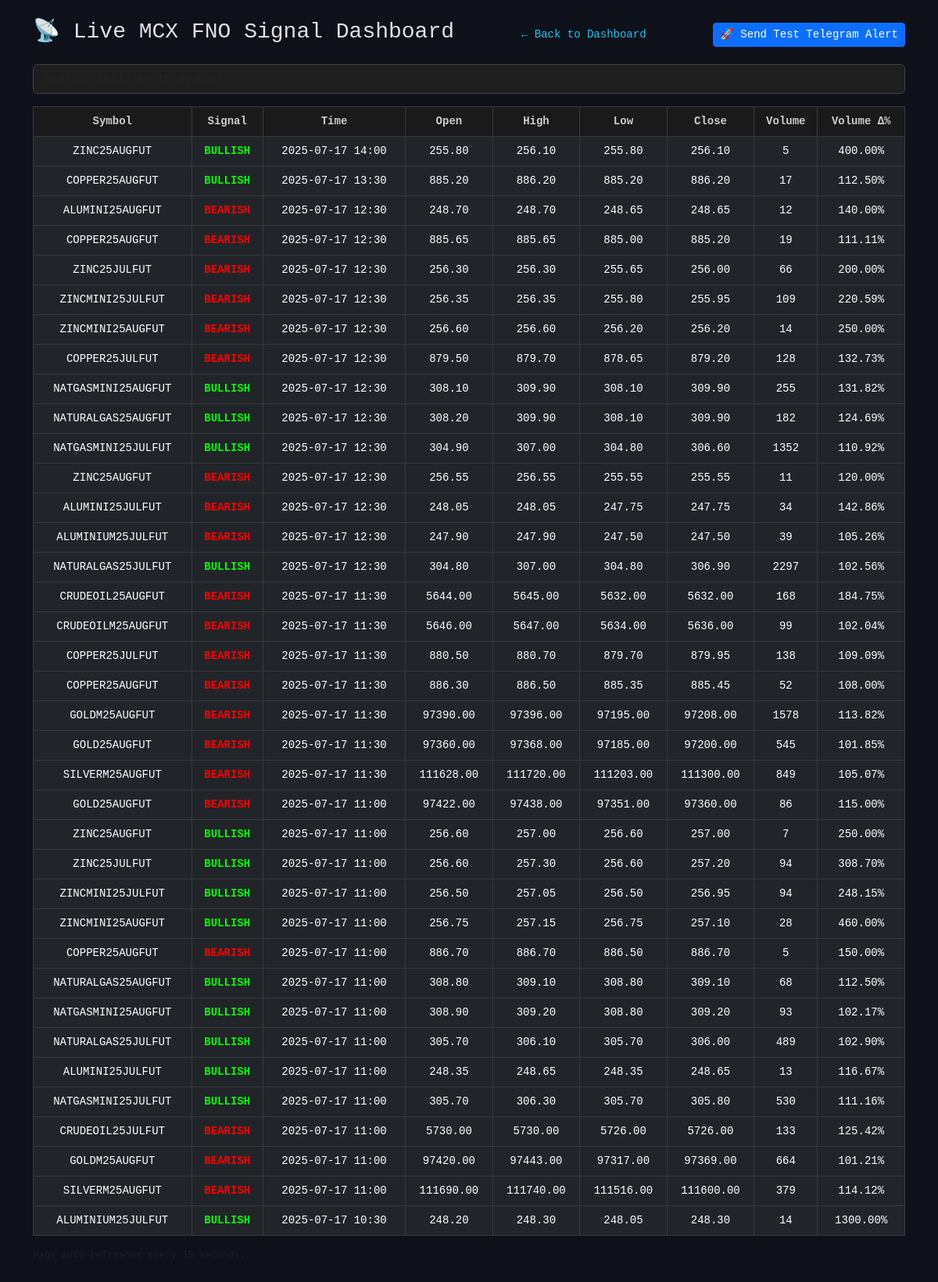
The app's page /signals with its own data.
### tables this page shows
CREATE TABLE signals (
    id INTEGER PRIMARY KEY AUTOINCREMENT,
    symbol TEXT,
    signal_type TEXT,
    signal_time TEXT,
    open REAL,
    high REAL,
    low REAL,
    close REAL,
    volume REAL,
    volume_delta REAL
);

### app_vpa.py (the view)
@app.route("/signals")
def view_signals():
    conn = sqlite3.connect('signals.db')
    conn.row_factory = sqlite3.Row
    cursor = conn.cursor()
    today = datetime.now().strftime("%Y-%m-%d")
    cursor.execute("""
        SELECT * FROM signals
        WHERE DATE(signal_time) = ?
        ORDER BY signal_time DESC
    """, (today,))
    rows = cursor.fetchall()
    conn.close()
    return render_template("signals.html", signals=rows)

### app_vpa.py (called while the page is built)
@app.before_request
def extend_session():
    session.permanent = True

### templates/signals.html (shortened to what this page needs)
<!DOCTYPE html>
<html lang="en">
<head>
    <link href="https://cdn.jsdelivr.net/npm/bootstrap@5.3.0/dist/css/bootstrap.min.css" rel="stylesheet">
</head>
<body>
    <div class="container py-4">
        <div class="d-flex justify-content-between align-items-center mb-3">
            <h3>📡 Live MCX FNO Signal Dashboard</h3>
            <a href="/" class="back-link">← Back to Dashboard</a>
            <div class="col-auto d-flex align-items-end">
                <button id="testTelegramBtn" class="btn btn-sm btn-primary">🚀 Send Test Telegram Alert</button>
            </div>
        </div>
        <input type="text" id="searchInput" class="form-control mb-3" placeholder="Search instrument symbol...">
        <table class="table table-dark table-bordered table-hover" id="signalsTable">
            <thead>
                <tr>
                    <th>Symbol</th>
                    <th>Signal</th>
                    <th>Time</th>
                    <th>Open</th>
                    <th>High</th>
                    <th>Low</th>
                    <th>Close</th>
                    <th>Volume</th>
                    <th>Volume Δ%</th>
                </tr>
            </thead>
            <tbody>
                {% if signals %}
                {% for row in signals %}
                <tr>
                    <td>{{ row.symbol }}</td>
                    <td>
                        <strong style="color: {{ 'lime' if row.signal_type == 'BULLISH' else 'red' }}">
                            {{ row.signal_type }}
                        </strong>
                    </td>
                    <td>{{ row.signal_time[:16] }}</td>
                    <td>{{ "%.2f"|format(row.open) }}</td>
                    <td>{{ "%.2f"|format(row.high) }}</td>
                    <td>{{ "%.2f"|format(row.low) }}</td>
                    <td>{{ "%.2f"|format(row.close) }}</td>
                    <td>{{ "%.0f"|format(row.volume) }}</td>
                    <td>{{ "%.2f"|format(row.volume_delta) }}%</td>
                </tr>
                {% endfor %}
                {% else %}
                <tr>
                    <td colspan="9" class="text-center">No signals available for today.</td>
                </tr>
                {% endif %}
            </tbody>
        </table>
        <p class="text-muted small mt-3">Page auto-refreshes every 15 seconds.</p>
    </div>
</body>
</html>

### templates/signals.html (style rules this page uses)
body { font-family: 'Roboto Mono', monospace; font-size: 14px; background-color: #0f111a; color: #e0e0e0; }
.table-dark th, .table-dark td { vertical-align: middle; text-align: center; }
.table th, .table td { vertical-align: middle; text-align: center; font-size: 14px; }
.table thead th { position: sticky; top: 0; z-index: 2; background-color: #1a1a1a; color: #ccc; }
input.form-control { background-color: #1e1e1e; color: #fff; border: 1px solid #444; }
.back-link { color: #0dcaf0; text-decoration: none; }

### records on screen
signals: symbol "ZINC25AUGFUT", signal_type "BULLISH", signal_time "2025-07-17 14:00", open "255.80", high "256.10", low "255.80", close "256.10", volume "5", volume_delta "400.00"
signals: symbol "COPPER25AUGFUT", signal_type "BULLISH", signal_time "2025-07-17 13:30", open "885.20", high "886.20", low "885.20", close "886.20", volume "17", volume_delta "112.50"
signals: symbol "ALUMINI25AUGFUT", signal_type "BEARISH", signal_time "2025-07-17 12:30", open "248.70", high "248.70", low "248.65", close "248.65", volume "12", volume_delta "140.00"
signals: symbol "COPPER25AUGFUT", signal_type "BEARISH", signal_time "2025-07-17 12:30", open "885.65", high "885.65", low "885.00", close "885.20", volume "19", volume_delta "111.11"
signals: symbol "ZINC25JULFUT", signal_type "BEARISH", signal_time "2025-07-17 12:30", open "256.30", high "256.30", low "255.65", close "256.00", volume "66", volume_delta "200.00"
signals: symbol "ZINCMINI25JULFUT", signal_type "BEARISH", signal_time "2025-07-17 12:30", open "256.35", high "256.35", low "255.80", close "255.95", volume "109", volume_delta "220.59"
signals: symbol "ZINCMINI25AUGFUT", signal_type "BEARISH", signal_time "2025-07-17 12:30", open "256.60", high "256.60", low "256.20", close "256.20", volume "14", volume_delta "250.00"
signals: symbol "COPPER25JULFUT", signal_type "BEARISH", signal_time "2025-07-17 12:30", open "879.50", high "879.70", low "878.65", close "879.20", volume "128", volume_delta "132.73"
signals: symbol "NATGASMINI25AUGFUT", signal_type "BULLISH", signal_time "2025-07-17 12:30", open "308.10", high "309.90", low "308.10", close "309.90", volume "255", volume_delta "131.82"
signals: symbol "NATURALGAS25AUGFUT", signal_type "BULLISH", signal_time "2025-07-17 12:30", open "308.20", high "309.90", low "308.10", close "309.90", volume "182", volume_delta "124.69"
signals: symbol "NATGASMINI25JULFUT", signal_type "BULLISH", signal_time "2025-07-17 12:30", open "304.90", high "307.00", low "304.80", close "306.60", volume "1352", volume_delta "110.92"
signals: symbol "ZINC25AUGFUT", signal_type "BEARISH", signal_time "2025-07-17 12:30", open "256.55", high "256.55", low "255.55", close "255.55", volume "11", volume_delta "120.00"
signals: symbol "ALUMINI25JULFUT", signal_type "BEARISH", signal_time "2025-07-17 12:30", open "248.05", high "248.05", low "247.75", close "247.75", volume "34", volume_delta "142.86"
signals: symbol "ALUMINIUM25JULFUT", signal_type "BEARISH", signal_time "2025-07-17 12:30", open "247.90", high "247.90", low "247.50", close "247.50", volume "39", volume_delta "105.26"
signals: symbol "NATURALGAS25JULFUT", signal_type "BULLISH", signal_time "2025-07-17 12:30", open "304.80", high "307.00", low "304.80", close "306.90", volume "2297", volume_delta "102.56"
signals: symbol "CRUDEOIL25AUGFUT", signal_type "BEARISH", signal_time "2025-07-17 11:30", open "5644.00", high "5645.00", low "5632.00", close "5632.00", volume "168", volume_delta "184.75"
signals: symbol "CRUDEOILM25AUGFUT", signal_type "BEARISH", signal_time "2025-07-17 11:30", open "5646.00", high "5647.00", low "5634.00", close "5636.00", volume "99", volume_delta "102.04"
signals: symbol "COPPER25JULFUT", signal_type "BEARISH", signal_time "2025-07-17 11:30", open "880.50", high "880.70", low "879.70", close "879.95", volume "138", volume_delta "109.09"
signals: symbol "COPPER25AUGFUT", signal_type "BEARISH", signal_time "2025-07-17 11:30", open "886.30", high "886.50", low "885.35", close "885.45", volume "52", volume_delta "108.00"
signals: symbol "GOLDM25AUGFUT", signal_type "BEARISH", signal_time "2025-07-17 11:30", open "97390.00", high "97396.00", low "97195.00", close "97208.00", volume "1578", volume_delta "113.82"
signals: symbol "GOLD25AUGFUT", signal_type "BEARISH", signal_time "2025-07-17 11:30", open "97360.00", high "97368.00", low "97185.00", close "97200.00", volume "545", volume_delta "101.85"
signals: symbol "SILVERM25AUGFUT", signal_type "BEARISH", signal_time "2025-07-17 11:30", open "111628.00", high "111720.00", low "111203.00", close "111300.00", volume "849", volume_delta "105.07"
signals: symbol "GOLD25AUGFUT", signal_type "BEARISH", signal_time "2025-07-17 11:00", open "97422.00", high "97438.00", low "97351.00", close "97360.00", volume "86", volume_delta "115.00"
signals: symbol "ZINC25AUGFUT", signal_type "BULLISH", signal_time "2025-07-17 11:00", open "256.60", high "257.00", low "256.60", close "257.00", volume "7", volume_delta "250.00"
signals: symbol "ZINC25JULFUT", signal_type "BULLISH", signal_time "2025-07-17 11:00", open "256.60", high "257.30", low "256.60", close "257.20", volume "94", volume_delta "308.70"
signals: symbol "ZINCMINI25JULFUT", signal_type "BULLISH", signal_time "2025-07-17 11:00", open "256.50", high "257.05", low "256.50", close "256.95", volume "94", volume_delta "248.15"
signals: symbol "ZINCMINI25AUGFUT", signal_type "BULLISH", signal_time "2025-07-17 11:00", open "256.75", high "257.15", low "256.75", close "257.10", volume "28", volume_delta "460.00"
signals: symbol "COPPER25AUGFUT", signal_type "BEARISH", signal_time "2025-07-17 11:00", open "886.70", high "886.70", low "886.50", close "886.70", volume "5", volume_delta "150.00"
signals: symbol "NATURALGAS25AUGFUT", signal_type "BULLISH", signal_time "2025-07-17 11:00", open "308.80", high "309.10", low "308.80", close "309.10", volume "68", volume_delta "112.50"
signals: symbol "NATGASMINI25AUGFUT", signal_type "BULLISH", signal_time "2025-07-17 11:00", open "308.90", high "309.20", low "308.80", close "309.20", volume "93", volume_delta "102.17"
signals: symbol "NATURALGAS25JULFUT", signal_type "BULLISH", signal_time "2025-07-17 11:00", open "305.70", high "306.10", low "305.70", close "306.00", volume "489", volume_delta "102.90"
signals: symbol "ALUMINI25JULFUT", signal_type "BULLISH", signal_time "2025-07-17 11:00", open "248.35", high "248.65", low "248.35", close "248.65", volume "13", volume_delta "116.67"
signals: symbol "NATGASMINI25JULFUT", signal_type "BULLISH", signal_time "2025-07-17 11:00", open "305.70", high "306.30", low "305.70", close "305.80", volume "530", volume_delta "111.16"
signals: symbol "CRUDEOIL25JULFUT", signal_type "BEARISH", signal_time "2025-07-17 11:00", open "5730.00", high "5730.00", low "5726.00", close "5726.00", volume "133", volume_delta "125.42"
signals: symbol "GOLDM25AUGFUT", signal_type "BEARISH", signal_time "2025-07-17 11:00", open "97420.00", high "97443.00", low "97317.00", close "97369.00", volume "664", volume_delta "101.21"
signals: symbol "SILVERM25AUGFUT", signal_type "BEARISH", signal_time "2025-07-17 11:00", open "111690.00", high "111740.00", low "111516.00", close "111600.00", volume "379", volume_delta "114.12"
signals: symbol "ALUMINIUM25JULFUT", signal_type "BULLISH", signal_time "2025-07-17 10:30", open "248.20", high "248.30", low "248.05", close "248.30", volume "14", volume_delta "1300.00"
